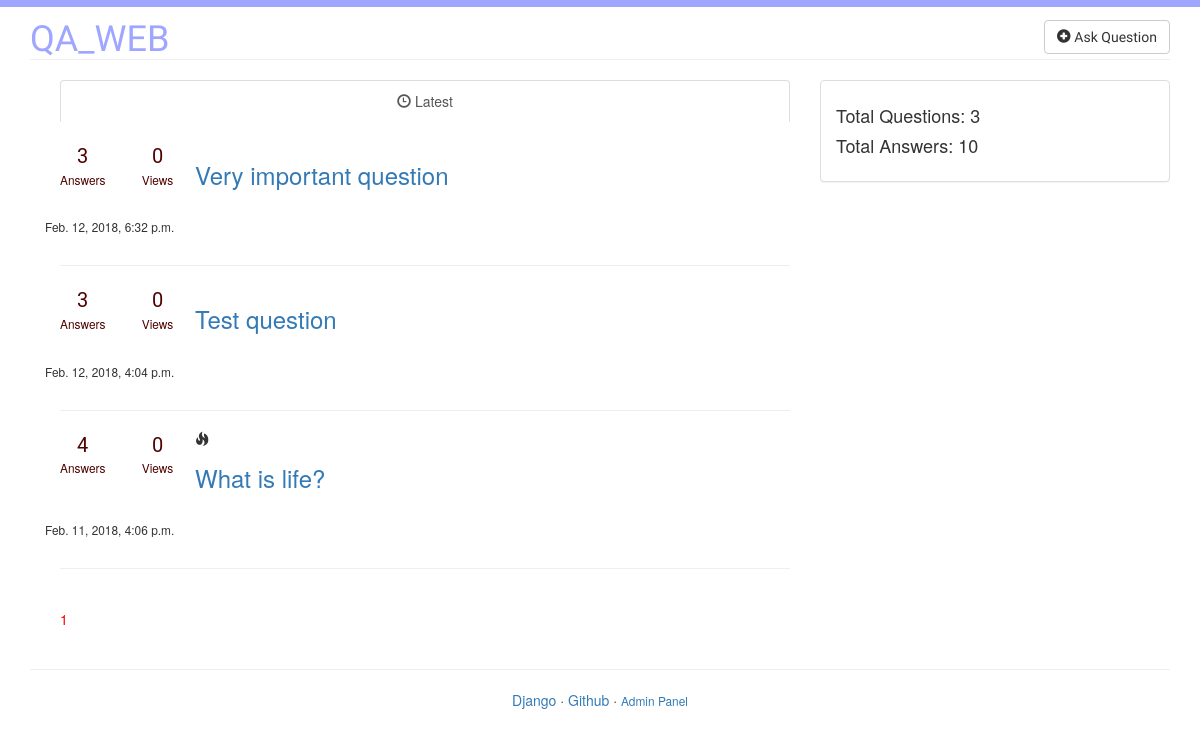
/QuestionIndex/, run on an earlier commit of the app's database.
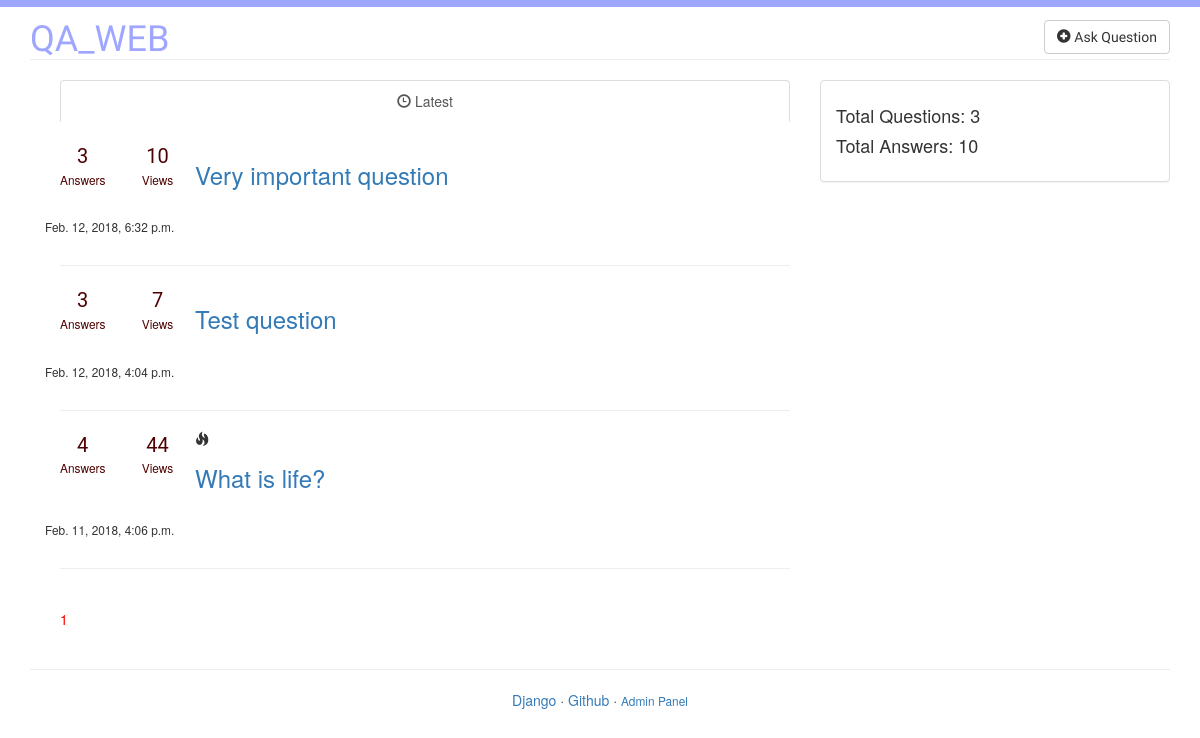
And on a later commit of the database.
### qa_web/models.py (models this page shows, shortened)
class Post(models.Model):
    content = models.TextField(null=True)
    owner = models.ForeignKey(settings.AUTH_USER_MODEL, null= True, on_delete=models.SET_NULL)
    creation_date = models.DateTimeField(auto_now_add=True)
    upvotes = models.IntegerField(default=0)
    downvotes = models.IntegerField(default=0)
    class Meta:
        abstract = True

class Questions(Post):
    title = models.CharField(max_length=300, null=True)
    visits = models.IntegerField(default=0)
    voters = models.ManyToManyField(settings.AUTH_USER_MODEL, related_name='q_voters', through='Vote')

### qa_web/views.py (the view, shortened to what this page needs)
# urls.py: url(r'QuestionIndex/', views.QuestionDisplayView.as_view(), name='QuestionIndex'),
class QuestionDisplayView(ListView):
    model = Questions
    paginate_by = 10  # 10 questions a page
    context_object_name = 'questions'
    template_name = 'qa_web/question_display_page.html'
    ordering = '-creation_date'
    def get_context_data(self, *args, **kwargs):
        context = super(
            QuestionDisplayView, self).get_context_data(*args, **kwargs)
        context['total_question_num'] = Questions.objects.count()
        context['total_answer_num'] = Answers.objects.count()
        context['is_paginated'] = True  # whether the paginator is needed. It's a must.
        all_questions_qs = Questions.objects.order_by('-creation_date')\
            .select_related('owner')\
            .annotate(num_answers=Count('answers', distinct=True),
                      num_question_comments=Count('comments',
                      distinct=True))
        paginator_all_questions = Paginator(all_questions_qs, QuestionDisplayView.paginate_by)
        page_0 = self.request.GET.get('question_page')
        try:
            page_obj = paginator_all_questions.page(page_0)
        except PageNotAnInteger:
            page_obj = paginator_all_questions.page(1)
        except EmptyPage:  # pragma: no cover
            page_obj = paginator_all_questions.page(paginator_all_questions.num_pages)
        context['latest_current_page'] = page_obj
        pagination_data = self.pagination_data(paginator_all_questions, page_obj, context['is_paginated'])
        context.update(pagination_data)
        un_answered_qs = Questions.objects.order_by('-creation_date')\
            .filter(answers__isnull=True).select_related('owner')\
            .annotate(num_answers=Count('answers', distinct=True),
                      num_question_comments=Count('comments',
                      distinct=True))
        paginator = Paginator(un_answered_qs, QuestionDisplayView.paginate_by)
        context['active_tab'] = self.request.GET.get('active_tab', 'latest')
        tabs = ['latest', 'un_answered']
        context['active_tab'] = 'latest' if context['active_tab'] not in\
            tabs else context['active_tab']
        page_index = self.request.GET.get('un_answered_page')
        try:
            un_answered_page = paginator.page(page_index)
        except PageNotAnInteger:
            un_answered_page = paginator.page(1)
        except EmptyPage:  # pragma: no cover
            un_answered_page = paginator.page(paginator.num_pages)
        context['un_answered_num_for_current_page'] = paginator.count
        context['un_answered_page'] = un_answered_page
        question_contenttype = ContentType.objects.get_for_model(Questions)
        return context
    def get_queryset(self):
        queryset = super(QuestionDisplayView, self).get_queryset()\
            .select_related('owner')\
            .annotate(num_answers=Count('answers', distinct=True),
                      num_question_comments=Count('comments',
                      distinct=True))
        return queryset
    def pagination_data(self, paginator, page, is_paginated):
        if not is_paginated:
            return {}
        left = []
        right = []
        left_has_more = False
        right_has_more = False
        first = False
        last = False
        page_number = page.number
        total_pages = paginator.num_pages
        page_range = paginator.page_range
        if page_number == 1:
            right = page_range[page_number:page_number + 2]
            if len(right) == 0:
                return {}
            if right[-1] < total_pages - 1:
                right_has_more = True
            if right[-1] < total_pages:
                last = True
        elif page_number == total_pages:
            left = page_range[(page_number - 3) if (page_number - 3) > 0 else 0:page_number - 1]
            if left[0] > 2:
                left_has_more = True
            if left[0] > 1:
                first = True

### qa_web/templates/qa_web/question_display_page.html (shortened to what this page needs)
{% extends "qa_web/base_navigator.html" %}
{% load staticfiles %}
{% block content %}
<div class="col-md-8">
    <ul class="nav nav-tabs nav-justified">
        <li role="presentation"
            {% if active_tab == 'latest' %}class="active"{% endif %}>
            <a href="#latest" data-toggle="tab">
                <span class="glyphicon glyphicon-time"></span>
                Latest
            </a>
        </li>
    </ul>
    <br/>
    <div class="tab-content">
        <div class="tab-pane {% if active_tab == 'latest' %}active{% endif %}" id="latest">
          {% if latest_current_page %}
            {% for question in latest_current_page %}
                <div class="row">
                  <div class="col-sm-1 ans"><small><div class="ques">{{ question.num_answers }}</div>Answers</small></div>
                  <div class="col-sm-1 ans"><small><div class="ques">{{ question.visits }}</div>Views</small></div>
                  <p>
                    {% if question.num_answers > 3 %}<span class="glyphicon glyphicon-fire" aria-hidden="true"></span>{% endif %}
                    <h3><a href="{% url 'answers' question.id %}">{{ question.title }}</a></h3>
                    <br/>
                    <small> {{ question.creation_date }}</small>
                  </p>
                </div>
                <hr>
            {% endfor %}
               {% if is_paginated %}
                  <div class="pagination">
                      <a href="?page={{ page_obj.number }}" style="color: red">{{ page_obj.number }}</a>
                  </div>
               {% endif %}
          {% else %}
            <div class="alert alert-warning" role="alert">No Questions are available!</div>
          {% endif %}
        </div>
    </div>
</div>
<div class="col-md-4">
  <div class="panel panel-default">
    <div class="panel-body">
      <h4>Total Questions: {{ total_question_num }}</h4>
      <h4>Total Answers: {{ total_answer_num }}</h4>
    </div>
  </div>
</div>
{% endblock content %}

What changed in the data, as far as the page shows it:
changed Questions "Very important question": visits "0" → "10"
changed Questions "Test question": visits "0" → "7"
changed Questions "What is life?": visits "0" → "44"
